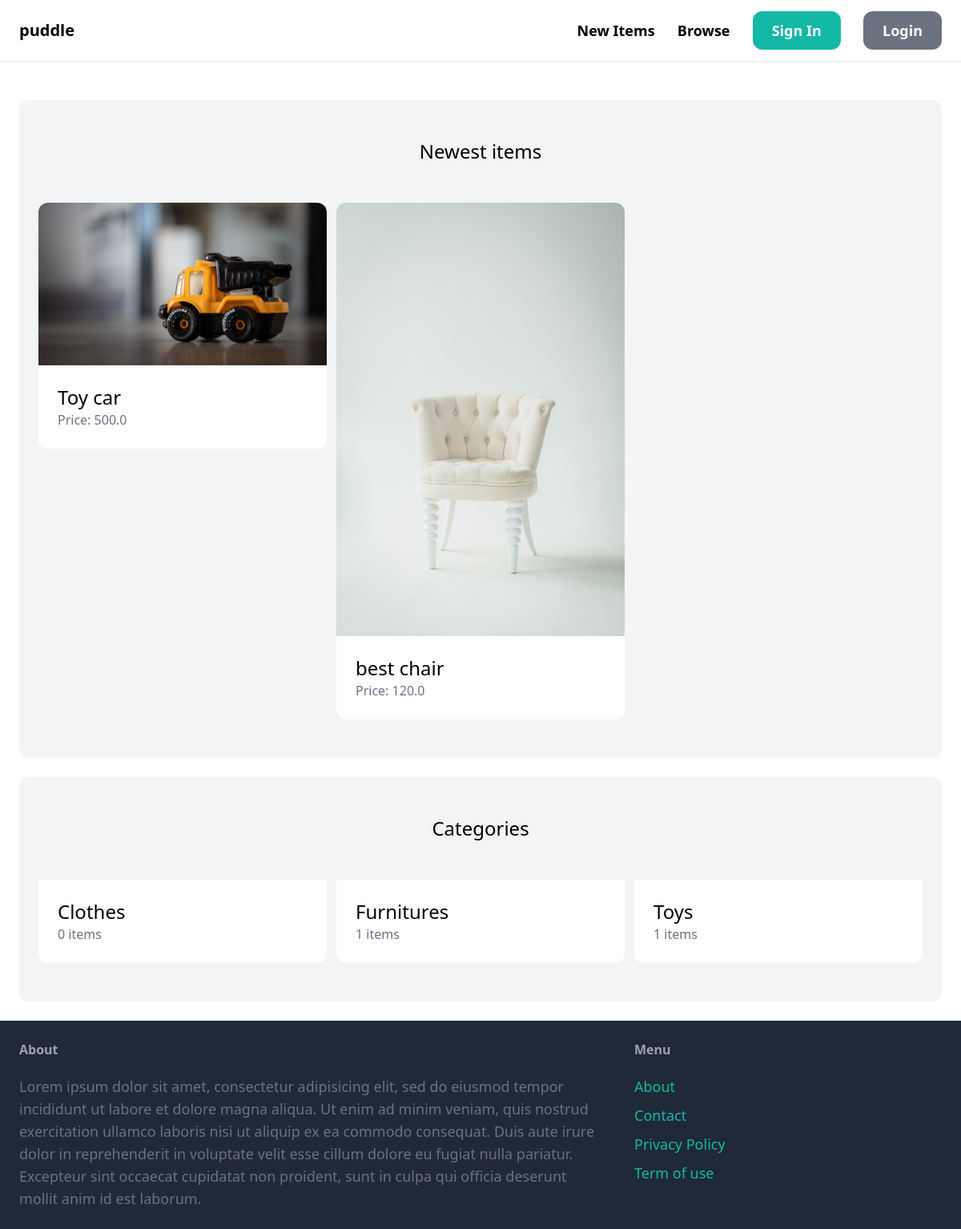
Before: / with the older database file.
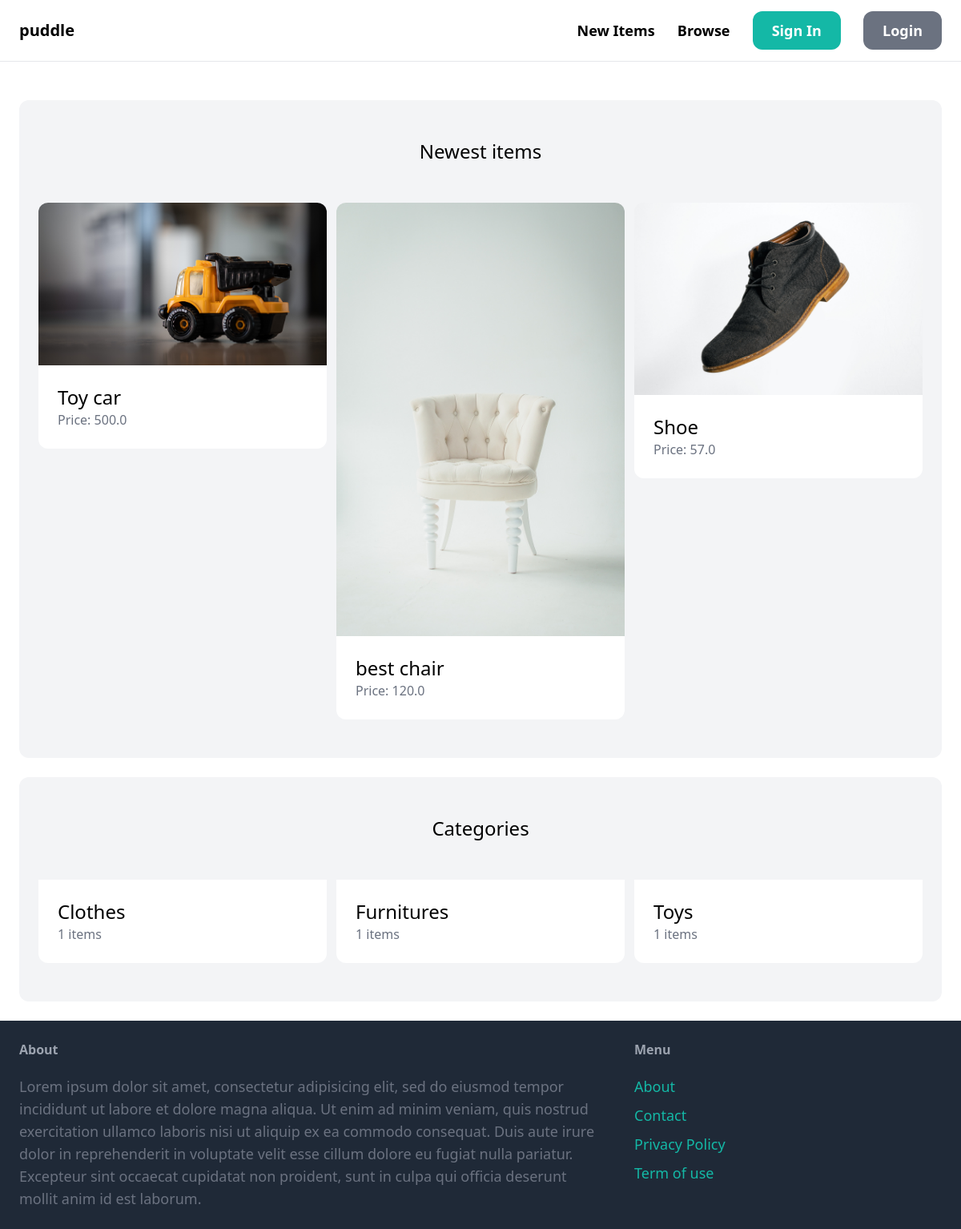
After: the same page with the newer database file.
### item/models.py (models this page shows, shortened)
class Item(models.Model):
    category = models.ForeignKey(Category, related_name="items", on_delete = models.CASCADE)
    name = models.CharField(max_length=255)
    description = models.TextField(blank=True, null =True)
    price = models.FloatField()
    image = models.ImageField(upload_to="item_images", blank=True, null =True)
    is_sold = models.BooleanField(default=False)
    created_by = models.ForeignKey(User, related_name="items", on_delete =models.CASCADE)
    created_at = models.DateTimeField(auto_now_add=True)

class Category(models.Model):
    name = models.CharField(max_length=255)
    class Meta:
        ordering = ('name',)
        verbose_name_plural = "Categories"

### core/views.py (the view)
# urls.py: path("", views.index, name="index"),
def index(request):
    items = Item.objects.filter(is_sold=False)[0:6]
    categories = Category.objects.all()
    return render(request, 'core/index.html',{
        'categories': categories,
        'items': items,
    })

### core/templates/core/index.html
{% extends 'core/base.html' %} {% block title %}Welcome{% endblock %}
{% block content %}
<div class="mt-6 px-6 py-12 bg-gray-100 rounded-xl">
  <h2 class="mb-12 text-2xl text-center">Newest items</h2>
  <div class="grid grid-cols-3 gap-3">
    {% for item in items %}
    <div>
      <a href="{% url 'item:detail' item.id %}">
        <div>
          <img src="{{ item.image.url }}" class="rounded-t-xl" />
        </div>
        <div class="p-6 bg-white rounded-b-xl">
          <h2 class="text-2xl">{{ item.name }}</h2>
          <p class="text-gray-500">Price: {{ item.price }}</p>
        </div>
      </a>
    </div>
    {% endfor %}
  </div>
</div>
<div class="mt-6 px-6 py-12 bg-gray-100 rounded-xl">
  <h2 class="mb-12 text-2xl text-center">Categories</h2>
  <div class="grid grid-cols-3 gap-3">
    {% for category in categories %}
    <div>
      <a href="#">
        <div class="p-6 bg-white rounded-b-xl">
          <h2 class="text-2xl">{{ category.name }}</h2>
          <p class="text-gray-500">{{ category.items.count }} items</p>
        </div>
      </a>
    </div>
    {% endfor %}
  </div>
</div>
{% endblock %}

Changed rows visible on the page:
added Item: image (picture), name "Shoe", price "57.0"
computed for Category "Clothes": items.count "0" → "1"
